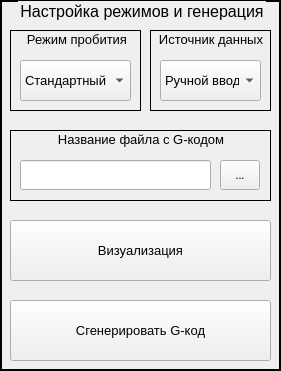
   <widget class="QGroupBox" name="punch_settings_group">
    <property name="geometry">
     <rect>
      <x>10</x>
      <y>10</y>
      <width>281</width>
      <height>371</height>
     </rect>
    </property>
    <property name="font">
     <font>
      <family>Arial</family>
      <pointsize>12</pointsize>
     </font>
    </property>
    <property name="styleSheet">
     <string notr="true">QGroupBox
{
 border-style: solid;
 border: 2px solid;
}</string>
    </property>
    <property name="inputMethodHints">
     <set>Qt::ImhNone</set>
    </property>
    <property name="title">
     <string>Настройка режимов и генерация</string>
    </property>
    <property name="alignment">
     <set>Qt::AlignCenter</set>
    </property>
    <widget class="QGroupBox" name="punch_mode_choose">
     <property name="geometry">
      <rect>
       <x>10</x>
       <y>30</y>
       <width>131</width>
       <height>81</height>
      </rect>
     </property>
     <property name="font">
      <font>
       <pointsize>10</pointsize>
      </font>
     </property>
     <property name="styleSheet">
      <string notr="true">QGroupBox
{
 border-style: solid;
 border: 1px solid;
}</string>
     </property>
     <property name="title">
      <string>Режим пробития</string>
     </property>
     <property name="alignment">
      <set>Qt::AlignHCenter|Qt::AlignTop</set>
     </property>
     <widget class="QComboBox" name="punch_mode">
      <property name="geometry">
       <rect>
        <x>10</x>
        <y>30</y>
        <width>111</width>
        <height>41</height>
       </rect>
      </property>
      <property name="font">
       <font>
        <family>Arial</family>
        <pointsize>10</pointsize>
       </font>
      </property>
      <item>
       <property name="text">
        <string>Стандартный</string>
       </property>
      </item>
     </widget>
    </widget>
    <widget class="QGroupBox" name="data_group_type">
     <property name="geometry">
      <rect>
       <x>150</x>
       <y>30</y>
       <width>121</width>
       <height>81</height>
      </rect>
     </property>
     <property name="font">
      <font>
       <family>Arial</family>
       <pointsize>10</pointsize>
      </font>
     </property>
     <property name="styleSheet">
      <string notr="true">QGroupBox
{
 border-style: solid;
 border: 1px solid;
}</string>
     </property>
     <property name="title">
      <string>Источник данных</string>
     </property>
     <property name="alignment">
      <set>Qt::AlignCenter</set>
     </property>
     <widget class="QComboBox" name="data_mode">
      <property name="geometry">
       <rect>
        <x>10</x>
        <y>30</y>
        <width>101</width>
        <height>41</height>
       </rect>
      </property>
      <property name="font">
       <font>
        <family>Arial</family>
        <pointsize>10</pointsize>
       </font>
      </property>
      <item>
       <property name="text">
        <string>Ручной ввод</string>
       </property>
      </item>
     </widget>
    </widget>
    <widget class="QGroupBox" name="code_file_group">
     <property name="geometry">
      <rect>
       <x>10</x>
       <y>130</y>
       <width>261</width>
       <height>71</height>
      </rect>
     </property>
     <property name="font">
      <font>
       <family>Arial</family>
       <pointsize>10</pointsize>
      </font>
     </property>
     <property name="styleSheet">
      <string notr="true">QGroupBox
{
 border-style: solid;
 border: 1px solid;
}</string>
     </property>
     <property name="title">
      <string>Название файла с G-кодом</string>
     </property>
     <property name="alignment">
      <set>Qt::AlignCenter</set>
     </property>
     <widget class="QToolButton" name="code_file_name_search">
      <property name="geometry">
       <rect>
        <x>210</x>
        <y>30</y>
        <width>40</width>
        <height>30</height>
       </rect>
      </property>
      <property name="font">
       <font>
        <family>Arial Black</family>
        <pointsize>8</pointsize>
       </font>
      </property>
      <property name="text">
       <string>...</string>
      </property>
     </widget>
     <widget class="QLineEdit" name="code_filename_input">
      <property name="geometry">
       <rect>
        <x>10</x>
        <y>30</y>
        <width>191</width>
        <height>30</height>
       </rect>
      </property>
      <property name="font">
       <font>
        <family>Arial</family>
        <pointsize>12</pointsize>
       </font>
      </property>
      <property name="text">
       <string/>
      </property>
     </widget>
    </widget>
    <widget class="QPushButton" name="generate">
     <property name="geometry">
      <rect>
       <x>10</x>
       <y>300</y>
       <width>261</width>
       <height>61</height>
      </rect>
     </property>
     <property name="font">
      <font>
       <family>Arial</family>
       <pointsize>10</pointsize>
      </font>
     </property>
     <property name="text">
      <string>Сгенерировать G-код</string>
     </property>
    </widget>
    <widget class="QPushButton" name="visualization">
     <property name="geometry">
      <rect>
       <x>10</x>
       <y>220</y>
       <width>261</width>
       <height>61</height>
      </rect>
     </property>
     <property name="font">
      <font>
       <family>Arial</family>
       <pointsize>10</pointsize>
      </font>
     </property>
     <property name="text">
      <string>Визуализация</string>
     </property>
    </widget>
   </widget>
